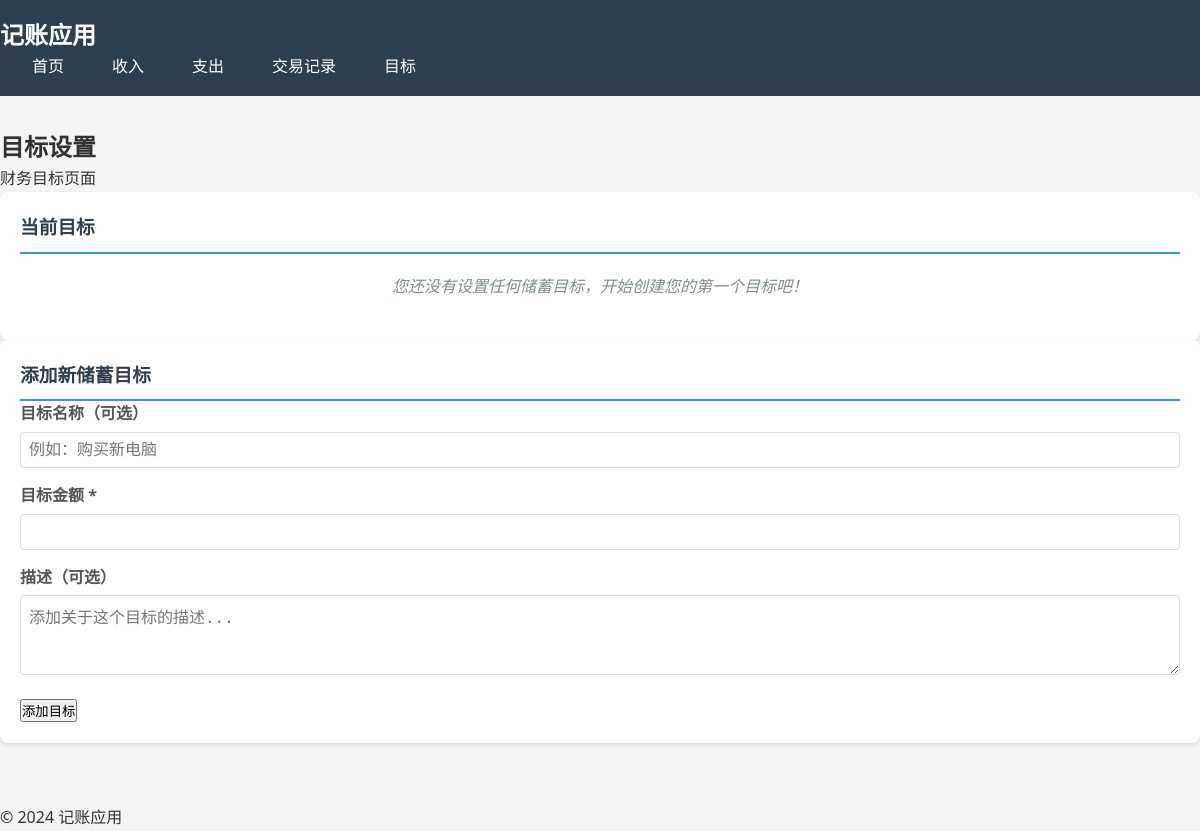
/goal, run on an earlier commit of the app's database.
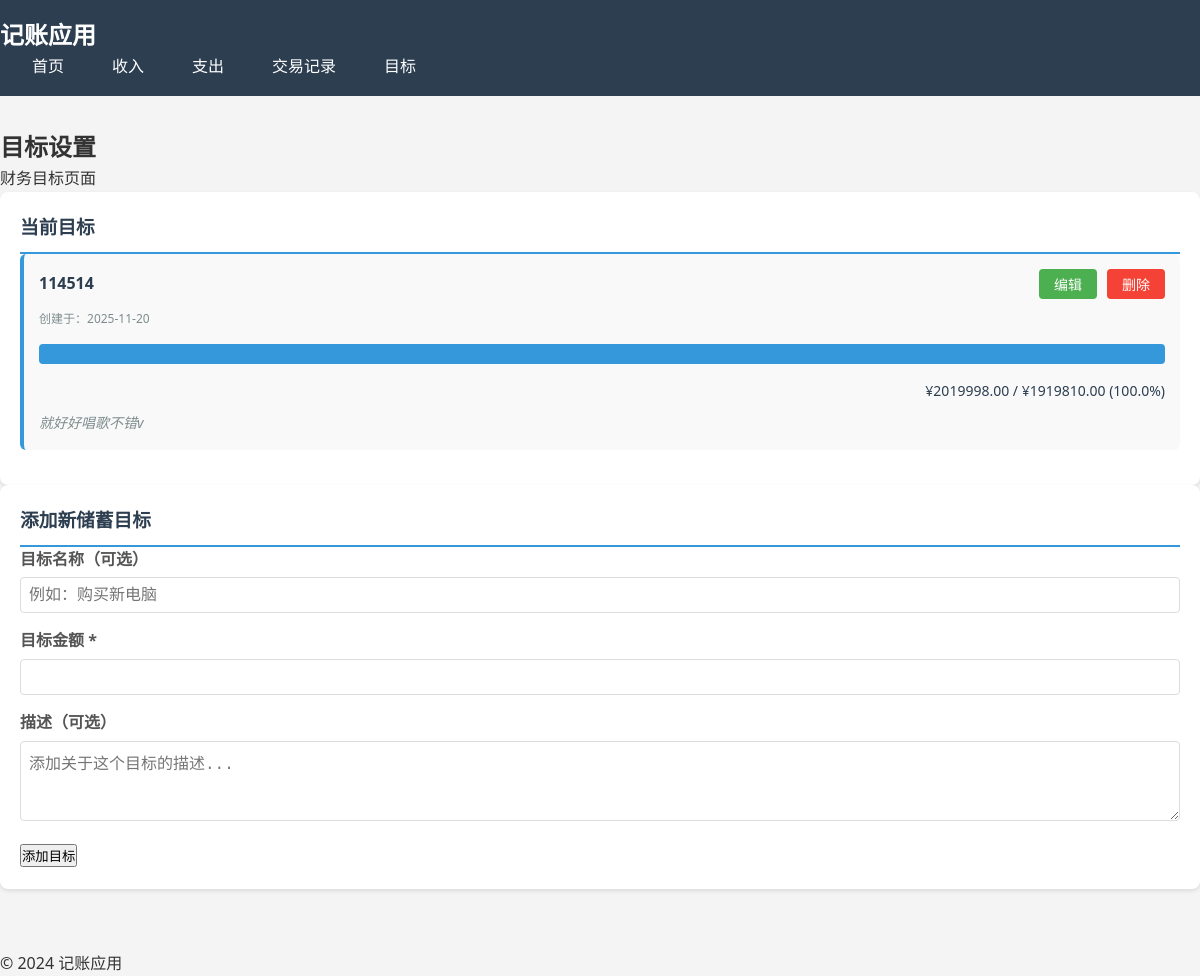
And on a later commit of the database.
### models.py (models this page shows, shortened)
class Goal:
    id = None
    name = None
    target_amount = None
    current_amount = None
    deadline = None
    created_at = None
    description = None

### routes.py (the view)
    @app.route('/goal')
    def goal():
        with app.app_context():
            from models import Goal, Income, Expense
            goals = Goal.query.all()
            incomes = Income.query.all()
            expenses = Expense.query.all()
            total_income = sum(income.amount for income in incomes)
            total_expense = sum(expense.amount for expense in expenses)
            available_savings = total_income - total_expense
            goals_dict = [goal.to_dict() for goal in goals]
            for g in goals_dict:
                g['current_amount'] = available_savings
                if g['target_amount'] > 0:
                    progress = (available_savings / g['target_amount']) * 100
                    g['progress_percentage'] = max(0, min(100, progress))
                else:
                    g['progress_percentage'] = 0
            overview = {
                'total_income': total_income,
                'total_expense': total_expense,
                'available_savings': available_savings
            }
            return render_template('goal.html', goals=goals_dict, overview=overview)

### templates/goal.html (shortened to what this page needs)
{% extends "base.html" %}
{% block content %}
    <link rel="stylesheet" href="{{ url_for('static', filename='css/goal.css') }}">
<div class="page-header">
    <h2>目标设置</h2>
    <p>财务目标页面</p>
</div>
<div class="content">
    <div class="goals-list">
        <h3>当前目标</h3>
        {% if goals %}
            {% for goal in goals %}
                <div class="goal-item">
                    <div class="goal-header">
                        <h4>{{ goal.name }}</h4>
                        <div class="goal-actions">
                            <button class="edit-btn" data-goal-id="{{ goal.id }}" data-goal-name="{{ goal.name }}" data-goal-amount="{{ goal.target_amount }}" data-goal-desc="{{ goal.description }}">编辑</button>
                            <form action="{{ url_for('delete_goal', goal_id=goal.id) }}" method="POST" onsubmit="return confirm('确定要删除这个目标吗？');">
                                <button type="submit" class="delete-btn">删除</button>
                            </form>
                        </div>
                    </div>
                    <div class="goal-date">创建于：{{ goal.created_at.split('T')[0] }}</div>
                    <div class="goal-progress">
                        <div class="progress-bar" style="--progress: {{ [goal.progress_percentage, 0]|max }}%">
                            <div class="progress-fill"></div>
                        </div>
                        <div class="progress-text">
                            ¥{{ "%.2f"|format(goal.current_amount) }} / ¥{{ "%.2f"|format(goal.target_amount) }}
                            ({{ "%.1f"|format([goal.progress_percentage, 0]|max) }}%)
                        </div>
                    </div>
                    {% if goal.description %}
                        <div class="goal-description">{{ goal.description }}</div>
                    {% endif %}
                </div>
            {% endfor %}
        {% else %}
            <p class="no-goals-message">您还没有设置任何储蓄目标，开始创建您的第一个目标吧！</p>
        {% endif %}
    </div>
    <div class="add-goal-form">
        <h3>添加新储蓄目标</h3>
        <form action="{{ url_for('add_goal') }}" method="POST">
            <div class="form-group">
                <label for="name">目标名称（可选）</label>
                <input type="text" id="name" name="name" placeholder="例如：购买新电脑">
            </div>
            <div class="form-group">
                <label for="target_amount">目标金额 *</label>
                <input type="number" id="target_amount" name="target_amount" step="0.01" min="0.01" required>
            </div>
            <div class="form-group">
                <label for="description">描述（可选）</label>
                <textarea id="description" name="description" rows="3" placeholder="添加关于这个目标的描述..."></textarea>
            </div>
            <button type="submit">添加目标</button>
        </form>
    </div>
</div>
{% endblock %}

What changed in the data, as far as the page shows it:
added Goal: name "114514", created_at "2025-11-20", {{ [goal.progress_percentage, 0]|max }} 100 (drawn), current_amount "2019998.00", target_amount "1919810.00", progress_percentage "100.0", description "就好好唱歌不错v"
Also different on the page:
text no longer shown: "您还没有设置任何储蓄目标，开始创建您的第一个目标吧！"
